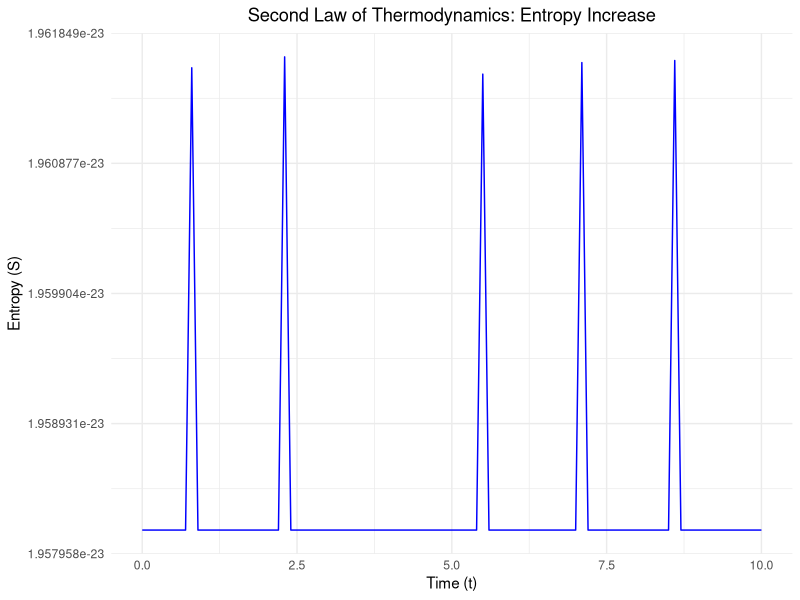
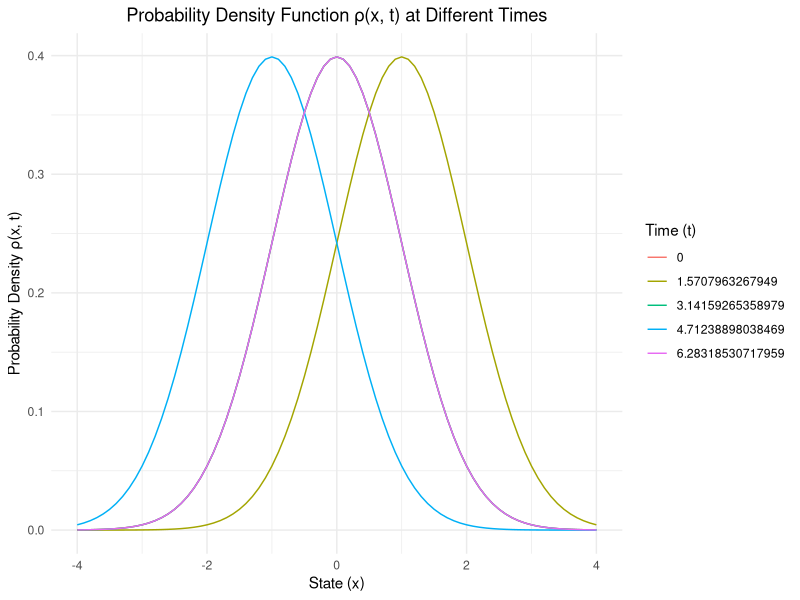
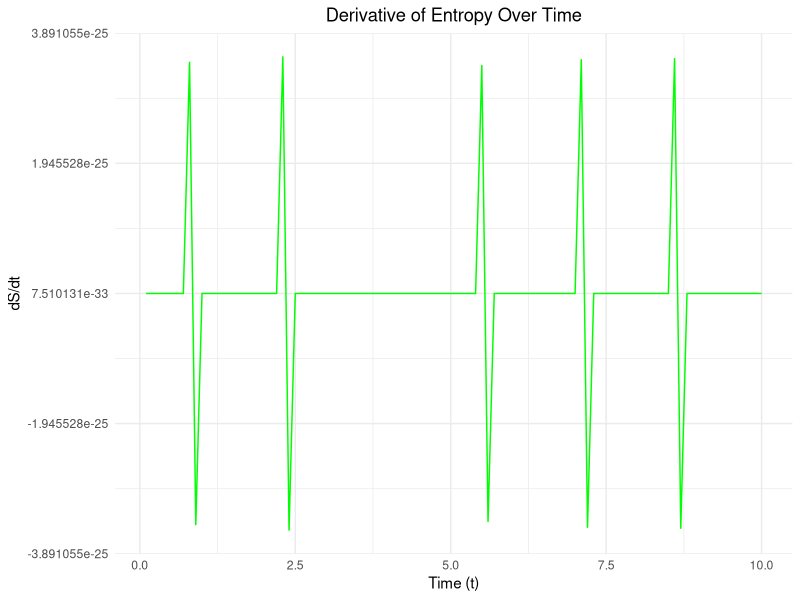
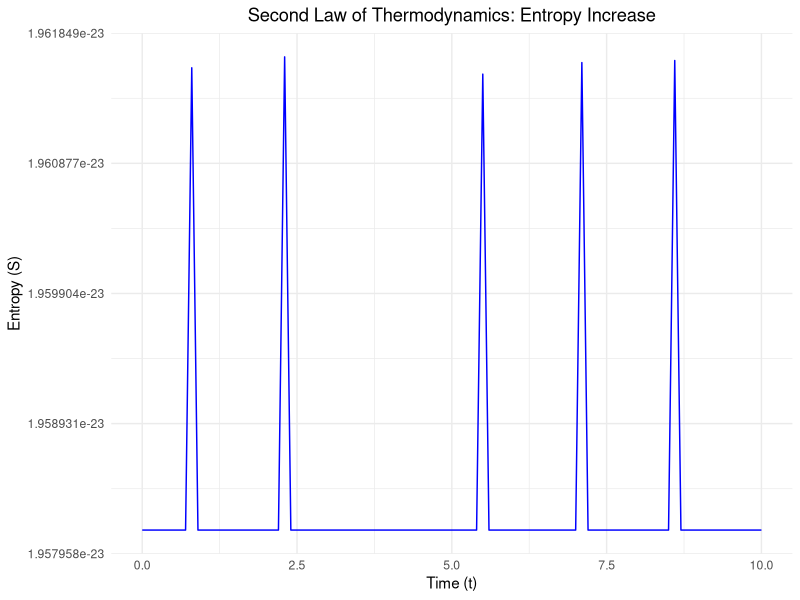
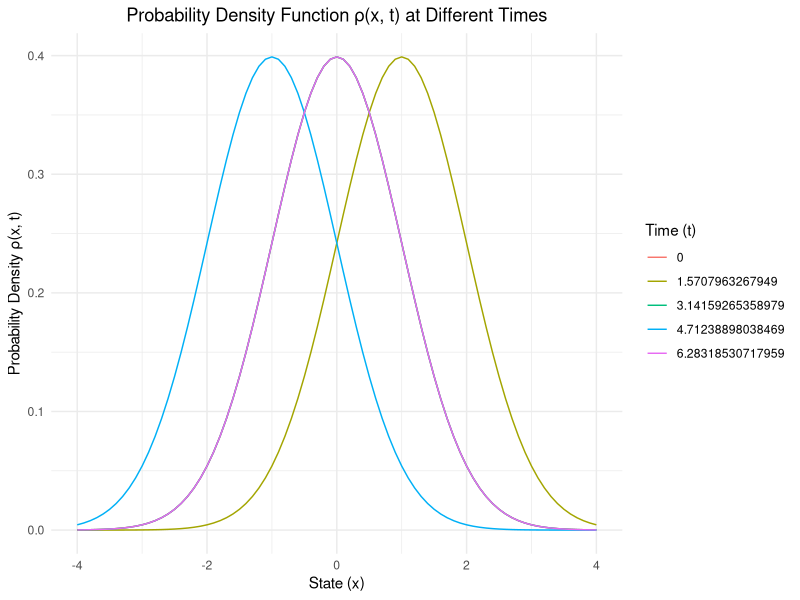
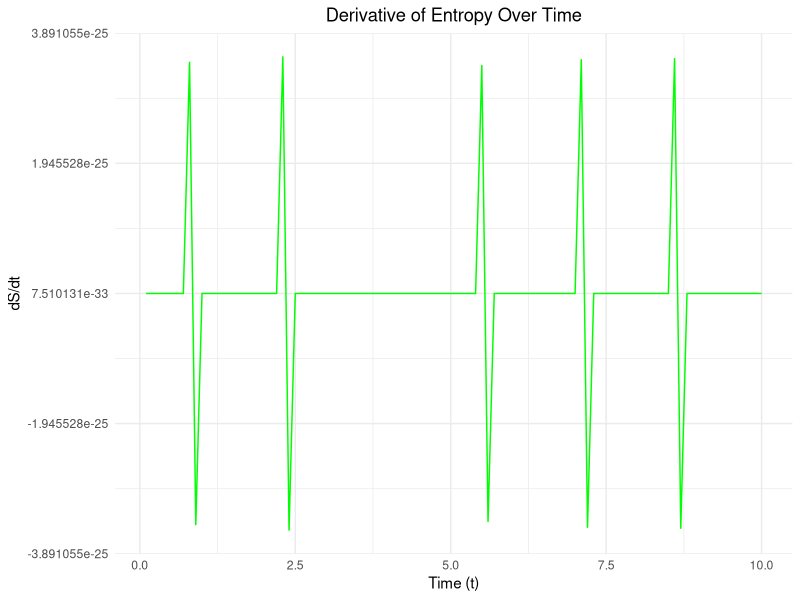

The R script that drew these images, in order:
# Load necessary libraries
library(ggplot2)
library(dplyr)

# Define parameters
k_B <- 1.38e-23  # Boltzmann's constant
time_steps <- seq(0, 10, by = 0.1)

# Define functions for probability density function (pdf) and entropy
# Use a simple Gaussian distribution for pdf with time-dependent mean
pdf <- function(x, t) {
  mean <- sin(t)
  sd <- 1
  dnorm(x, mean = mean, sd = sd)
}

# Define entropy function using differential entropy concept
entropy <- function(t) {
  integrand <- function(x) {
    rho_x_t <- pdf(x, t)
    ifelse(rho_x_t == 0, 0, -k_B * rho_x_t * log(rho_x_t))
  }
  integrate(integrand, lower = -10, upper = 10)$value  # Use a large finite range
}

# Calculate entropy over time
entropy_values <- sapply(time_steps, entropy)

# Create a data frame for the simulation
data <- data.frame(
  time = time_steps,
  entropy = entropy_values
)

# Plot entropy over time
plot1 <- ggplot(data, aes(x = time, y = entropy)) +
  geom_line(color = "blue") +
  labs(title = "Second Law of Thermodynamics: Entropy Increase",
       x = "Time (t)",
       y = "Entropy (S)") +
  theme_minimal() +
  theme(plot.title = element_text(hjust = 0.5))

# Save plot1
ggsave("entropy_increase.png", plot = plot1, width = 8, height = 6)

# Define the probability density function rho(x, t) for different times
times_to_plot <- c(0, pi / 2, pi, 3 * pi / 2, 2 * pi)
x_values <- seq(-4, 4, by = 0.1)

rho_data <- expand.grid(x = x_values, t = times_to_plot)
rho_data$rho <- mapply(pdf, rho_data$x, rho_data$t)

# Plot probability density function over time
plot2 <- ggplot(rho_data, aes(x = x, y = rho, color = factor(t))) +
  geom_line() +
  labs(title = "Probability Density Function ρ(x, t) at Different Times",
       x = "State (x)",
       y = "Probability Density ρ(x, t)",
       color = "Time (t)") +
  theme_minimal() +
  theme(plot.title = element_text(hjust = 0.5))

# Save plot2
ggsave("pdf_over_time.png", plot = plot2, width = 8, height = 6)

# Additional plot: Entropy derivative over time
entropy_derivative <- diff(entropy_values) / diff(time_steps)
data_derivative <- data.frame(
  time = time_steps[-1],
  entropy_derivative = entropy_derivative
)

plot3 <- ggplot(data_derivative, aes(x = time, y = entropy_derivative)) +
  geom_line(color = "green") +
  labs(title = "Derivative of Entropy Over Time",
       x = "Time (t)",
       y = "dS/dt") +
  theme_minimal() +
  theme(plot.title = element_text(hjust = 0.5))

# Save plot3
ggsave("entropy_derivative.png", plot = plot3, width = 8, height = 6)

# Display plots
print(plot1)
print(plot2)
print(plot3)
